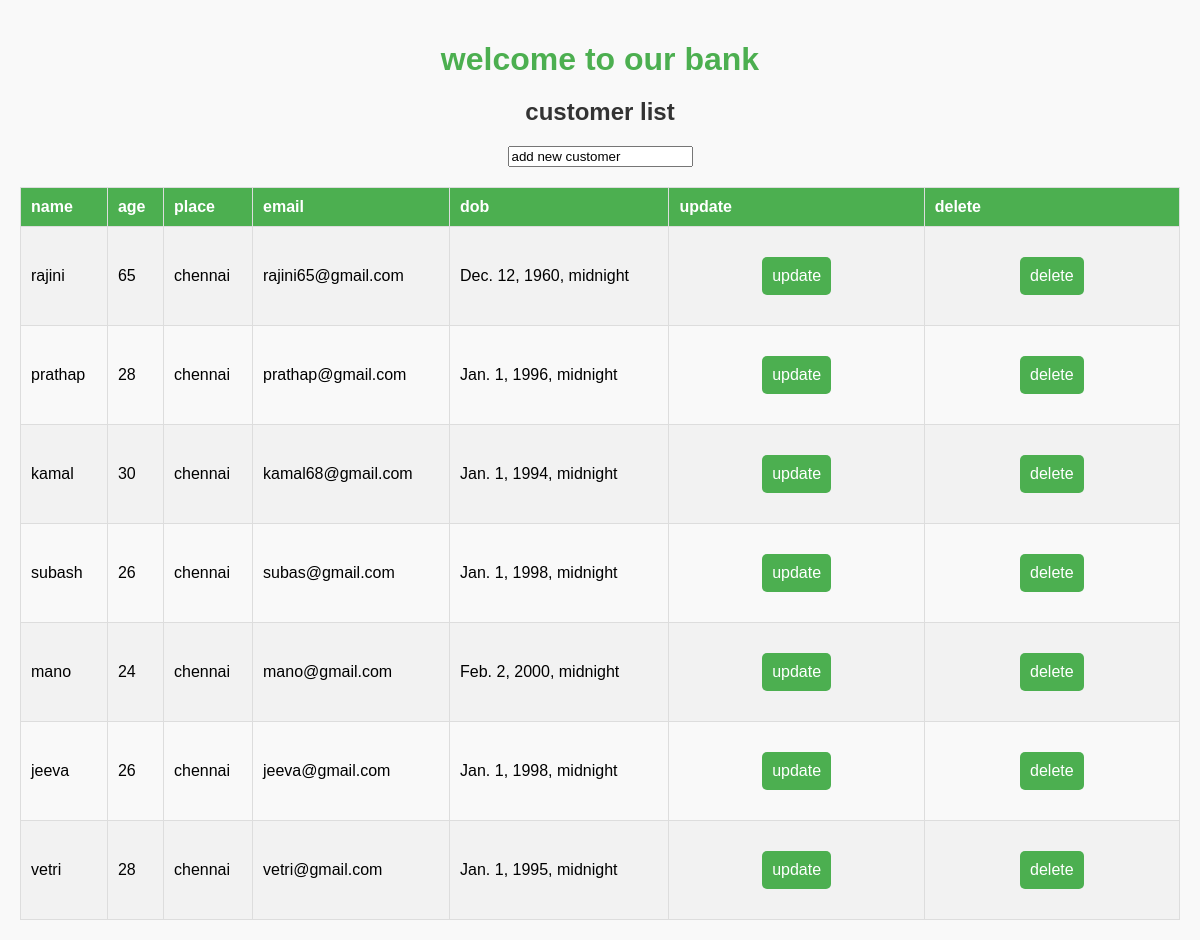
The page /bankapp1/ on the database its author committed.
### bankapp/models.py (models this page shows, shortened)
class bank_tbl(models.Model):
    name=models.CharField(max_length=20)
    age=models.IntegerField()
    place=models.TextField(default='chennai')
    email=models.EmailField()
    dob=models.DateTimeField()

### bankapp/views.py (the view)
# urls.py: path('',views.read_,name='index'),
def read_(req):
    customer=bank_tbl.objects.all()
    return render(req,'bankapphtml/index.html',{'index': customer})

### template/bankapphtml/index.html (shortened to what this page needs)
<!DOCTYPE html>
<html lang="en">
<head>
    {% load static %}
    <link rel="stylesheet" href="{% static 'bankappcss/index.css' %}">
</head>
<body>
    <h1>welcome to our bank</h1>
    <h2>customer list</h2>
    <a href="/bankapp1/add"><input type"button" value="add new customer"></a>
    <table>
        <tr>
            <th>name</th>
            <th>age</th>
            <th>place</th>
            <th>email</th>
            <th>dob</th>
            <th>update</th>
            <th>delete</th>
        </tr>
        {% for i in index %}
        <tr>
            <td>{{ i.name }}</td>
            <td> {{ i.age }}</td>
            <td>{{ i.place }}</td>
            <td>{{ i.email }}</td>
            <td>{{ i.dob }}</td>
            <td><a href="upd/{{ i.id }}"><input type="button" class="button" value="update"></a></td>
           <td><a href="del/{{i.id }}"><input type="button" class="button" value="delete"></a></td>
        </tr>
        {% endfor %}
    </table>
</body>
</html>

### staticbank/bankappcss/index.css (style rules this page uses)
body { font-family: Arial, sans-serif; margin: 0; padding: 20px; background-color: #f9f9f9; }
h1 { text-align: center; color: #4CAF50; margin-bottom: 10px; }
h2 { text-align: center; color: #333; }
a { display: block; text-align: center; margin: 20px auto; width: 200px; }
input[type="button"] { background-color: #4CAF50; color: white; border: none; padding: 10px; font-size: 16px; border-radius: 5px; cursor: pointer; transition: background-color 0.3s ease, transform 0.2s ease; }
table { width: 100%; border-collapse: collapse; margin-top: 20px; }
th, td { border: 1px solid #ddd; padding: 10px; text-align: left; }
th { background-color: #4CAF50; color: white; }
tr:nth-child(even) { background-color: #f2f2f2; }
.button { background-color: #007bff; color: white; border: none; padding: 10px 15px; border-radius: 4px; cursor: pointer; transition: background-color 0.3s, transform 0.2s; }

### rows shown on the page
bank_tbl: name "rajini", age "65", place "chennai", email "rajini65@gmail.com", dob "Dec. 12, 1960, midnight"
bank_tbl: name "prathap", age "28", place "chennai", email "prathap@gmail.com", dob "Jan. 1, 1996, midnight"
bank_tbl: name "kamal", age "30", place "chennai", email "kamal68@gmail.com", dob "Jan. 1, 1994, midnight"
bank_tbl: name "subash", age "26", place "chennai", email "subas@gmail.com", dob "Jan. 1, 1998, midnight"
bank_tbl: name "mano", age "24", place "chennai", email "mano@gmail.com", dob "Feb. 2, 2000, midnight"
bank_tbl: name "jeeva", age "26", place "chennai", email "jeeva@gmail.com", dob "Jan. 1, 1998, midnight"
bank_tbl: name "vetri", age "28", place "chennai", email "vetri@gmail.com", dob "Jan. 1, 1995, midnight"
